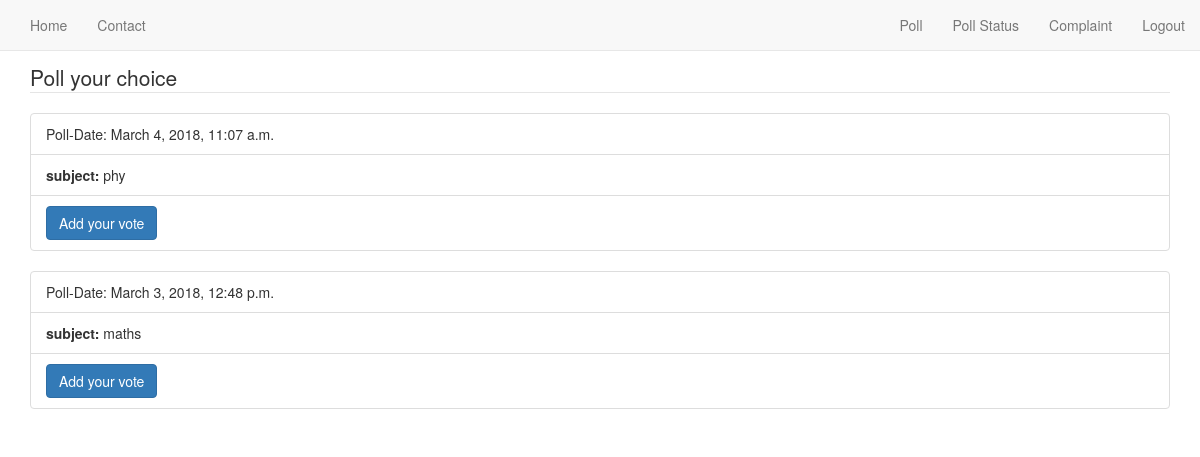
Page /add_poll/ (signed in) on the committed database.
### complaint/models.py (models this page shows)
class Poll(models.Model):
	lecturer = models.ManyToManyField(Lecturer,related_name='lecturer')
	subject = models.CharField(max_length=100,null=True)
	date = models.DateTimeField(auto_now_add=True)
	created_date = models.DateTimeField(default=timezone.now)

### complaint/views.py (the view)
# urls.py: url(r'add_poll/$',view_poll,name='add_poll'),
@login_required
def view_poll(request):
    c=Poll.objects.all().order_by('-created_date')
    lts = Lecturer.objects.all().distinct()
    args={'c':c,'lts':lts}
    return render(request,'complaint/add_poll.html',args)

### complaint/templates/complaint/add_poll.html (shortened to what this page needs)
{% extends 'base.html' %}
{% block body %}
<link rel="stylesheet" type="text/css" href="http://code.ionicframework.com/ionicons/2.0.1/css/ionicons.min.css">
<body>
{% if user.is_authenticated %}
<div class="container" >
<legend>Poll your choice</legend>
<form method="post">
	<div id="pse">
 {% for choice in c %}
   <div class="card">
<ul class="list-group list-group-flush">
    <li class="list-group-item">Poll-Date: {{choice.date}}</li>
    <li class="list-group-item"><strong>subject:</strong> {{choice.subject}}</li>
		  <li class="list-group-item"><a href="{% url 'give_poll_with_pk' pk=choice.pk %}" class="btn btn-primary">Add your vote</a></li>
</ul>
</div>
</div>
</form>
{% endfor %}
{% endif %}
{% endblock %}

### rows in the picture
Poll: date "March 4, 2018, 11:07 a.m.", subject "phy"
Poll: date "March 3, 2018, 12:48 p.m.", subject "maths"
